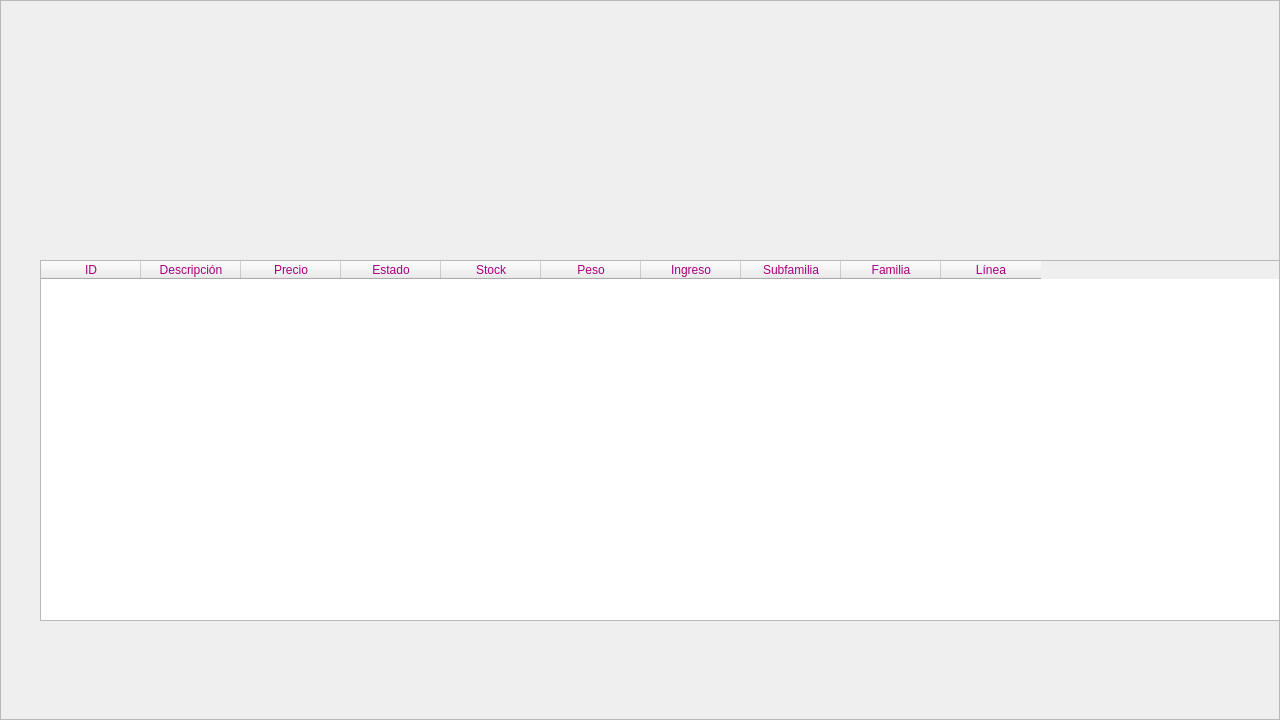
<?xml version="1.0" encoding="UTF-8"?>
<ui version="4.0">
 <class>MainWindow</class>
 <widget class="QMainWindow" name="MainWindow">
  <property name="geometry">
   <rect>
    <x>0</x>
    <y>0</y>
    <width>1280</width>
    <height>720</height>
   </rect>
  </property>
  <property name="minimumSize">
   <size>
    <width>1280</width>
    <height>720</height>
   </size>
  </property>
  <property name="maximumSize">
   <size>
    <width>1280</width>
    <height>720</height>
   </size>
  </property>
  <property name="windowTitle">
   <string>INVENTIVA STOCK</string>
  </property>
  <property name="windowIcon">
   <iconset>
    <normaloff>../assets/python.png</normaloff>../assets/python.png</iconset>
  </property>
  <widget class="QWidget" name="centralwidget">
   <layout class="QVBoxLayout" name="verticalLayout">
    <property name="spacing">
     <number>0</number>
    </property>
    <property name="leftMargin">
     <number>0</number>
    </property>
    <property name="topMargin">
     <number>0</number>
    </property>
    <property name="rightMargin">
     <number>0</number>
    </property>
    <property name="bottomMargin">
     <number>0</number>
    </property>
    <item>
     <widget class="QFrame" name="frame_producto">
      <property name="minimumSize">
       <size>
        <width>1280</width>
        <height>720</height>
       </size>
      </property>
      <property name="maximumSize">
       <size>
        <width>1280</width>
        <height>16777215</height>
       </size>
      </property>
      <property name="styleSheet">
       <string notr="true"/>
      </property>
      <property name="frameShape">
       <enum>QFrame::StyledPanel</enum>
      </property>
      <property name="frameShadow">
       <enum>QFrame::Raised</enum>
      </property>
      <widget class="QTableWidget" name="tblProducto">
       <property name="enabled">
        <bool>true</bool>
       </property>
       <property name="geometry">
        <rect>
         <x>40</x>
         <y>260</y>
         <width>1240</width>
         <height>361</height>
        </rect>
       </property>
       <property name="styleSheet">
        <string notr="true">QHeaderView::section {
    color: rgb(170, 0, 127)
}</string>
       </property>
       <column>
        <property name="text">
         <string>ID</string>
        </property>
       </column>
       <column>
        <property name="text">
         <string>Descripción</string>
        </property>
       </column>
       <column>
        <property name="text">
         <string>Precio</string>
        </property>
       </column>
       <column>
        <property name="text">
         <string>Estado</string>
        </property>
       </column>
       <column>
        <property name="text">
         <string>Stock</string>
        </property>
       </column>
       <column>
        <property name="text">
         <string>Peso</string>
        </property>
       </column>
       <column>
        <property name="text">
         <string>Ingreso</string>
        </property>
       </column>
       <column>
        <property name="text">
         <string>Subfamilia</string>
        </property>
       </column>
       <column>
        <property name="text">
         <string>Familia</string>
        </property>
       </column>
       <column>
        <property name="text">
         <string>Línea</string>
        </property>
       </column>
      </widget>
     </widget>
    </item>
   </layout>
  </widget>
 </widget>
 <resources/>
 <connections/>
</ui>
